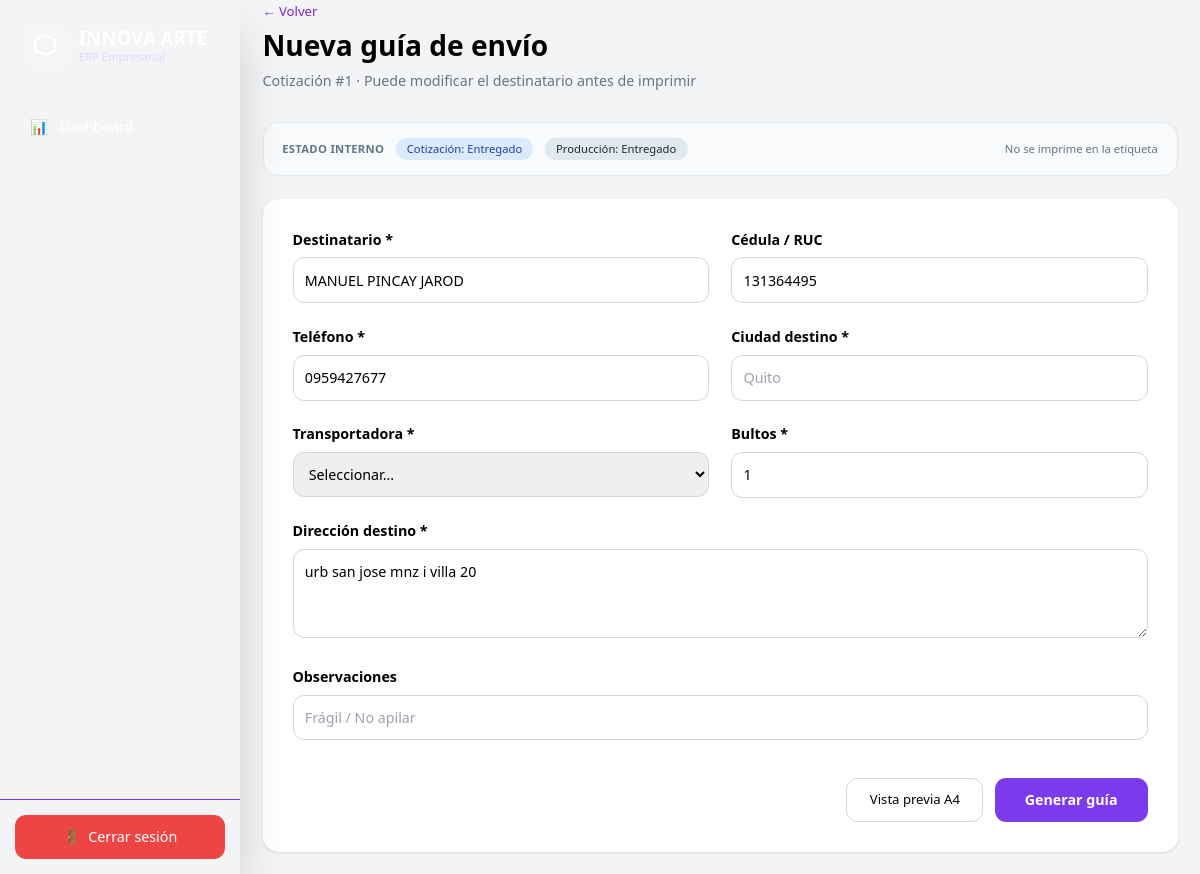
Screenshot of /shipments/new/1 (signed in) with the database file from the repository.
### app/models/quotation.py (models this page shows, shortened)
class Quotation(Base):
    __tablename__ = "quotations"
    id = Column(Integer, primary_key=True)
    client_id = Column(
        Integer,
        ForeignKey("clients.id")
    )
    subtotal = Column(Float)
    discount = Column(Float)
    iva = Column(Float)
    total = Column(Float)
    status = Column(String)
    delivery_date = Column(Date)
    design_file = Column(String)
    created_at = Column(
        DateTime,
        default=datetime.utcnow
    )
    client = relationship("Client")
    items = relationship(
        "QuotationItem",
        back_populates="quotation",
    )
    payments = relationship(
        "QuotationPayment",
        back_populates="quotation",
        cascade="all, delete-orphan",
    )
    designs = relationship(
        "QuotationDesign",
        back_populates="quotation",
        cascade="all, delete-orphan",
        order_by="QuotationDesign.sort_order",
    )
    production_tracking = relationship(
        "ProductionTracking",
        back_populates="quotation",
        uselist=False,
        cascade="all, delete-orphan",
    )
    production_order = relationship(
        "ProductionOrder",
        back_populates="quotation",
        uselist=False,
        cascade="all, delete-orphan",
    )
    shipments = relationship(
        "Shipment",
        back_populates="quotation",
        cascade="all, delete-orphan",
    )

### app/models/client.py (models this page shows)
class Client(Base):
    __tablename__ = "clients"
    id = Column(Integer, primary_key=True, index=True)
    name = Column(String)
    company = Column(String)
    ruc_ci = Column(String, unique=True)
    phone = Column(String)
    email = Column(String)
    address = Column(Text)
    client_type = Column(String)
    observations = Column(Text)
    created_at = Column(DateTime, default=datetime.now)

### app/routes/shipments.py (the view)
@router.get("/new/{quotation_id}", response_class=HTMLResponse)
async def new_shipment(quotation_id: int, request: Request, db: Session = Depends(get_db)):
    user = _require_shipment_access(request)
    if isinstance(user, RedirectResponse):
        return user
    quotation = (
        db.query(Quotation)
        .options(joinedload(Quotation.client), joinedload(Quotation.production_order))
        .filter(Quotation.id == quotation_id)
        .first()
    )
    if not quotation or not quotation_can_have_guide(quotation):
        return RedirectResponse(url="/shipments/quotations", status_code=302)
    client = quotation.client
    existing = get_latest_shipment(db, quotation_id)
    return templates.TemplateResponse(
        request=request,
        name="shipments/new.html",
        context={
            "quotation": quotation,
            "client": client,
            "existing": existing,
            "edit_mode": False,
            "status_info": quotation_internal_status(quotation),
        },
    )

### app/templates/shipments/new.html (shortened to what this page needs)
{% extends 'layouts/base.html' %}
{% block content %}
<div class="max-w-5xl mx-auto">
    <div class="mb-8">
        <a href="{% if edit_mode %}/shipments/{% else %}/shipments/quotations{% endif %}" class="text-sm text-purple-700 hover:underline">
            ← Volver
        </a>
        <h1 class="text-2xl md:text-3xl font-bold mt-2">
            {% if edit_mode %}Editar guía {{ existing.guide_number }}{% else %}Nueva guía de envío{% endif %}
        </h1>
        <p class="text-gray-500 mt-2">
            Cotización #{{ quotation.id }} · Puede modificar el destinatario antes de imprimir
        </p>
    </div>
    {% if status_info %}
    <div class="mb-6 flex flex-wrap items-center gap-3 rounded-2xl border border-slate-200 bg-slate-50 px-5 py-4">
        <span class="text-xs font-semibold uppercase tracking-wide text-slate-500">Estado interno</span>
        <span class="inline-flex px-3 py-1 rounded-full text-xs font-medium bg-blue-100 text-blue-800">
            Cotización: {{ status_info.quotation_status_label }}
        </span>
        <span class="inline-flex px-3 py-1 rounded-full text-xs font-medium bg-slate-200 text-slate-800">
            Producción: {{ status_info.production_status_label }}
        </span>
        <span class="text-xs text-slate-500 w-full sm:w-auto sm:ml-auto">No se imprime en la etiqueta</span>
    </div>
    {% endif %}
    <div class="bg-white rounded-2xl shadow p-8">
        <form method="POST"
            action="{% if edit_mode %}/shipments/{{ existing.id }}/update{% else %}/shipments/create{% endif %}">
            <div class="grid grid-cols-1 md:grid-cols-2 gap-6">
                <div>
                    <label class="block mb-2 font-semibold">Destinatario *</label>
                    <input type="text" name="customer_name" required
                        value="{{ existing.customer_name if edit_mode and existing else (client.name or '') }}"
                        class="w-full border border-gray-300 rounded-xl p-3 focus:ring-2 focus:ring-purple-500" />
                </div>
                <div>
                    <label class="block mb-2 font-semibold">Cédula / RUC</label>
                    <input type="text" name="customer_id_number"
                        value="{{ existing.customer_id_number if edit_mode and existing else (client.ruc_ci or '') }}"
                        placeholder="Ej: 1312345678"
                        class="w-full border border-gray-300 rounded-xl p-3 focus:ring-2 focus:ring-purple-500" />
                </div>
            </div>
            <div class="grid grid-cols-1 md:grid-cols-2 gap-6 mt-6">
                <div>
                    <label class="block mb-2 font-semibold">Teléfono *</label>
                    <input type="tel" name="customer_phone" required pattern="[0-9+ -]+"
                        value="{{ existing.customer_phone if edit_mode and existing else (client.phone or '') }}"
                        class="w-full border border-gray-300 rounded-xl p-3 focus:ring-2 focus:ring-purple-500" />
                </div>
                <div>
                    <label class="block mb-2 font-semibold">Ciudad destino *</label>
                    <input type="text" name="destination_city" required placeholder="Quito"
                        value="{{ existing.destination_city if edit_mode and existing else '' }}"
                        class="w-full border border-gray-300 rounded-xl p-3 focus:ring-2 focus:ring-purple-500" />
                </div>
            </div>
            <div class="grid grid-cols-1 md:grid-cols-2 gap-6 mt-6">
                <div>
                    <label class="block mb-2 font-semibold">Transportadora *</label>
                    <select name="carrier" required class="w-full border border-gray-300 rounded-xl p-3">
                        <option value="">Seleccionar...</option>
                        {% set carriers = ['Servientrega', 'Tramaco', 'Coactur', 'Reina del Camino', 'Trans Esmeraldas', 'Vía Cargo', 'Otro'] %}
                        {% set sel = existing.carrier if edit_mode and existing else '' %}
                    </select>
                </div>
                <div>
                    <label class="block mb-2 font-semibold">Bultos *</label>
                    <input type="number" name="boxes" min="1" required
                        value="{{ existing.boxes if edit_mode and existing else 1 }}"
                        class="w-full border border-gray-300 rounded-xl p-3 focus:ring-2 focus:ring-purple-500" />
                </div>
            </div>
            <div class="mt-6">
                <label class="block mb-2 font-semibold">Dirección destino *</label>
                <textarea name="destination_address" rows="3" required
                    class="w-full border border-gray-300 rounded-xl p-3 focus:ring-2 focus:ring-purple-500"
                    placeholder="Dirección completa del destinatario">{% if edit_mode and existing %}{{ existing.destination_address }}{% else %}{{ client.address or '' }}{% endif %}</textarea>
            </div>
            <div class="mt-6">
                <label class="block mb-2 font-semibold">Observaciones</label>
                <input type="text" name="notes" placeholder="Frágil / No apilar"
                    value="{{ existing.notes if edit_mode and existing else '' }}"
                    class="w-full border border-gray-300 rounded-xl p-3 focus:ring-2 focus:ring-purple-500" />
            </div>
            <div class="flex flex-wrap justify-end gap-3 mt-10">
                {% if not edit_mode %}
                <a href="/shipments/quotation/{{ quotation.id }}/label?size=a4&print=1"
                    target="_blank" rel="noopener noreferrer"
                    class="px-6 py-3 rounded-xl border border-gray-300 hover:bg-gray-50 font-medium text-sm">
                    Vista previa A4
                </a>
                {% endif %}
                <button type="submit"
                    class="bg-purple-700 hover:bg-purple-800 text-white px-8 py-3 rounded-xl font-semibold">
                    {% if edit_mode %}Guardar y ver guía{% else %}Generar guía{% endif %}
                </button>
            </div>
        </form>
    </div>
</div>
{% endblock %}

### rows the page displays
Quotation: id "1"
Client: customer_name "MANUEL PINCAY JAROD", customer_id_number "131364495", customer_phone "0959427677", destination_address "urb san jose mnz i villa 20"

### other values shown
{{ status_info.quotation_status_label }} "Entregado"
{{ status_info.production_status_label }} "Entregado"
